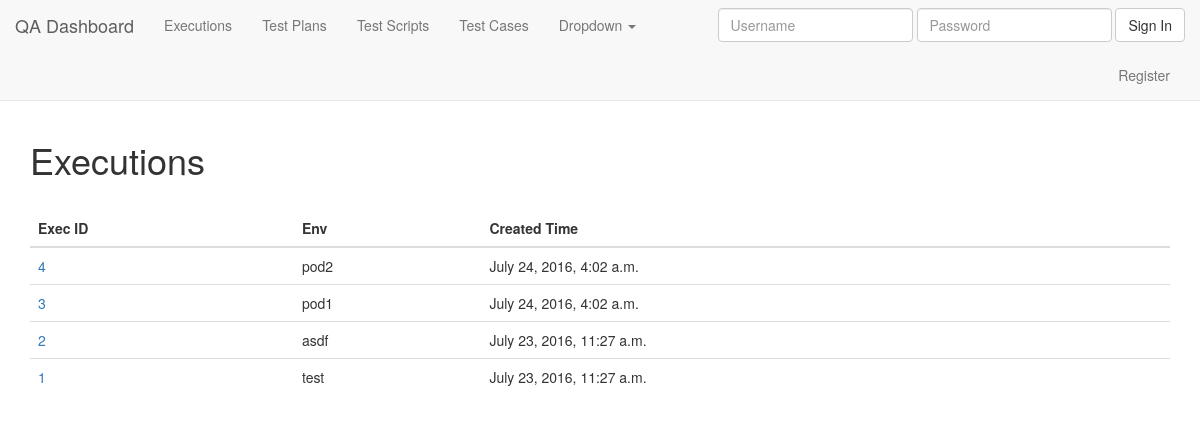
Page /executions/ on the committed database.
### executions/models.py (models this page shows, shortened)
class Execution(models.Model):
    exec_id         = models.AutoField(primary_key=True)
    env             = models.CharField(max_length=500,blank=True, null=True)
    created_time    = models.DateTimeField(auto_now_add=True, auto_now=False)
    modified_time   = models.DateTimeField(auto_now_add=False, auto_now=True)

### executions/views.py (the view)
def index(request):
    latest_exec_list = Execution.objects.order_by('-created_time')[:5]
    context = {'title':'Executions', 'latest_exec_list': latest_exec_list}
    return render(request, "executions/index.html", context)

### templates/executions/index.html (shortened to what this page needs)
<!DOCTYPE html>
{% extends "base.html" %}
{% load staticfiles %}
{% load crispy_forms_tags %}
{% block content %}
	<h1>{{ title }}</h1><br/>
	<div class="table-responsive">
	<table class="table table-hover tablesorter" id="executionTable">
		<thead>
	    <tr class="hoverable">
	        <th>Exec ID</th>
	        <th>Env</th>
	        <th>Created Time</th>
	    </tr>
	    </thead>
	    {% for item in latest_exec_list %}
	    <tr>
	       	<td><a href="{% url 'executions:detail' item.exec_id  %}">{{ item.exec_id }}</a></td>
	        <td>{{ item.env }}</td>
	        <td>{{ item.created_time }}</td>
	    </tr>
	    {% endfor %}
	</table>
	</div>
{% endblock content %}

### static/css/style.css (style rules this page uses)
.hoverable { cursor: pointer; }

### static/css/navbar-static-top.css (style rules this page uses)
body { min-height: 2000px; }

### rows in the picture
Execution: exec_id "4", env "pod2", created_time "July 24, 2016, 4:02 a.m."
Execution: exec_id "3", env "pod1", created_time "July 24, 2016, 4:02 a.m."
Execution: exec_id "2", env "asdf", created_time "July 23, 2016, 11:27 a.m."
Execution: exec_id "1", env "test", created_time "July 23, 2016, 11:27 a.m."

### other values in the picture
{{ title }} "Executions"
